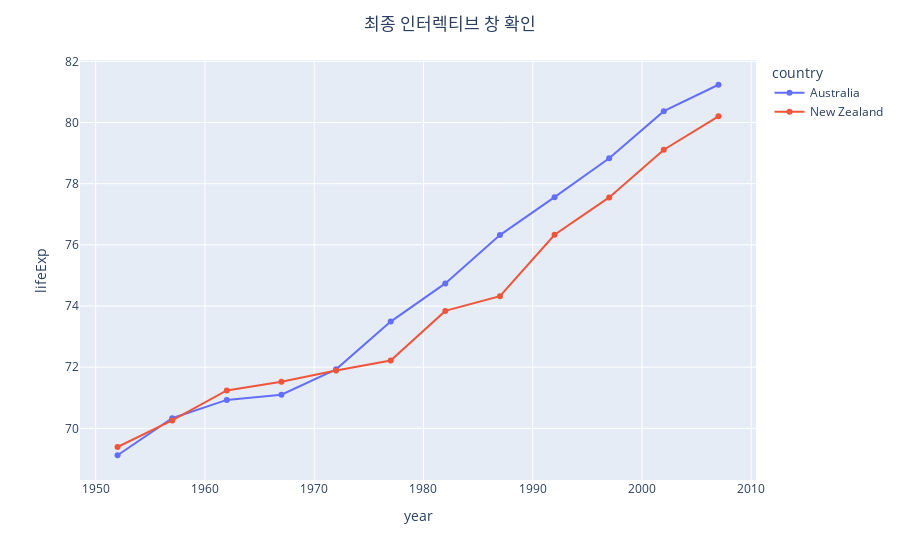

This figure's notebook cell:
### Code cell
#그래프 그리기
fig = px.line(df, x="year", y="lifeExp", color="country",text='pop')
fig.update_traces(mode="markers+lines")


# Hover 스타일 평집
fig.update_layout(hoverlabel_bgcolor="white",
                  hoverlabel_font_size=15,
                  hoverlabel_font_color='red',
                  hoverlabel_font_family="Rockwell")

# Hover 텍스트 내용 편집
fig.update_traces(hovertemplate='연도: %{x} <br>'+
                                'pop: %{text: ,} <br>'+
                                 'lifeExp : %{y: .1f}')

fig.update_layout(title_text="최종 인터렉티브 창 확인", title_x = 0.5)
fig.show()

### Figure 1 — Plotly figure (JSON) as saved in the notebook; plotly's stock layout.template omitted (floating-point values rounded to 4 significant figures)
{"data": [{"hovertemplate": "연도: %{x} <br>pop: %{text: ,} <br>lifeExp : %{y: .1f}", "legendgroup": "Australia", "line": {"color": "#636efa", "dash": "solid"}, "marker": {"symbol": "circle"}, "mode": "markers+lines", "name": "Australia", "orientation": "v", "showlegend": true, "text": [8691000.0, 9713000.0, 10790000.0, 11870000.0, 13180000.0, 14070000.0, 15180000.0, 16260000.0, 17480000.0, 18570000.0, 19550000.0, 20430000.0], "type": "scatter", "x": [1952, 1957, 1962, 1967, 1972, 1977, 1982, 1987, 1992, 1997, 2002, 2007], "xaxis": "x", "y": [69.12, 70.33, 70.93, 71.1, 71.93, 73.49, 74.74, 76.32, 77.56, 78.83, 80.37, 81.23], "yaxis": "y"}, {"hovertemplate": "연도: %{x} <br>pop: %{text: ,} <br>lifeExp : %{y: .1f}", "legendgroup": "New Zealand", "line": {"color": "#EF553B", "dash": "solid"}, "marker": {"symbol": "circle"}, "mode": "markers+lines", "name": "New Zealand", "orientation": "v", "showlegend": true, "text": [1995000.0, 2229000.0, 2489000.0, 2728000.0, 2929000.0, 3165000.0, 3211000.0, 3317000.0, 3438000.0, 3676000.0, 3908000.0, 4116000.0], "type": "scatter", "x": [1952, 1957, 1962, 1967, 1972, 1977, 1982, 1987, 1992, 1997, 2002, 2007], "xaxis": "x", "y": [69.39, 70.26, 71.24, 71.52, 71.89, 72.22, 73.84, 74.32, 76.33, 77.55, 79.11, 80.2], "yaxis": "y"}], "layout": {"hoverlabel": {"bgcolor": "white", "font": {"color": "red", "family": "Rockwell", "size": 15}}, "legend": {"title": {"text": "country"}, "tracegroupgap": 0}, "margin": {"t": 60}, "title": {"text": "최종 인터렉티브 창 확인", "x": 0.5}, "xaxis": {"anchor": "y", "domain": [0, 1], "title": {"text": "year"}}, "yaxis": {"anchor": "x", "domain": [0, 1], "title": {"text": "lifeExp"}}}}
